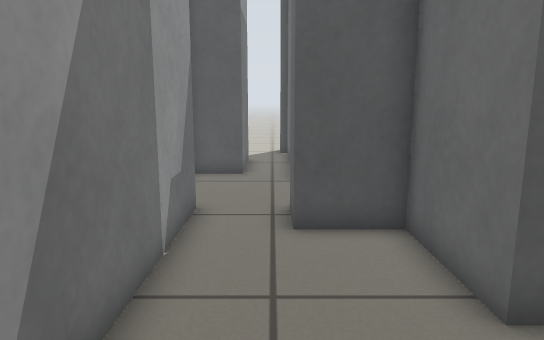
view 1 (above)

17 first-person views from a walk through a world built for the Player/Stage simulator. The camera is 0.67 m above the floor, tilts 10° down and sees 70° across. Floor lines are 1 m apart. The floor is counted in squares, 0.25 m on a side. Each view is taken from the middle of a square. On the plan, view 1 faces up. The plan holds only what a view shows up to about 20 squares ahead; the rest is blank. The place goes on beyond the plan. The robots in the file are not drawn.

view 2
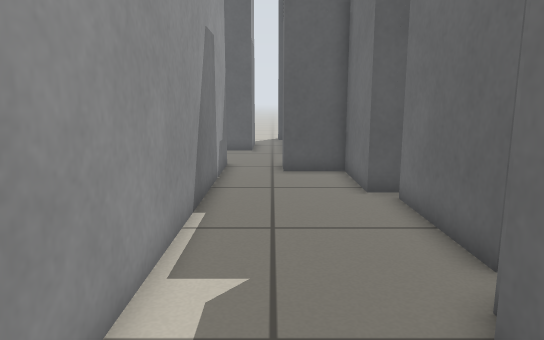

view 3
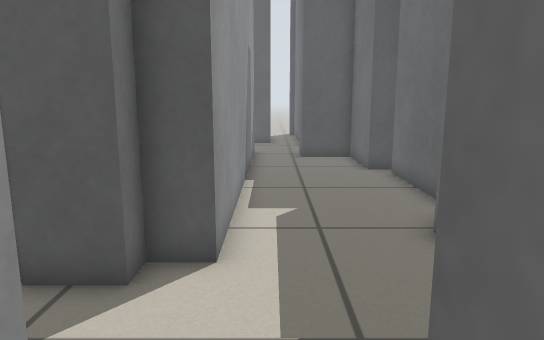

view 4
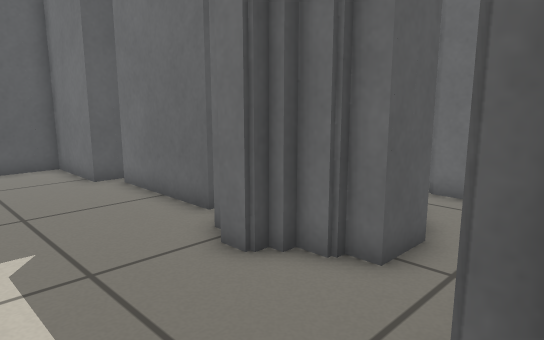

view 5
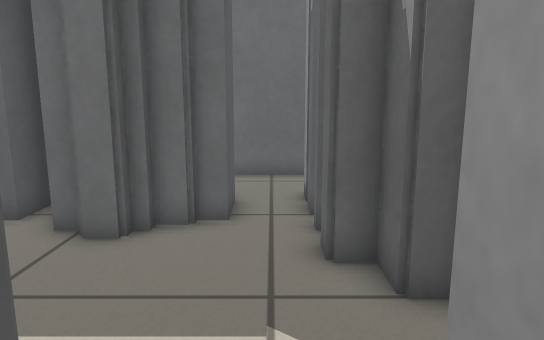

view 6
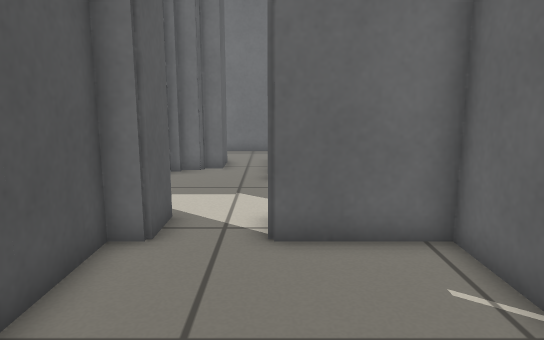

view 7
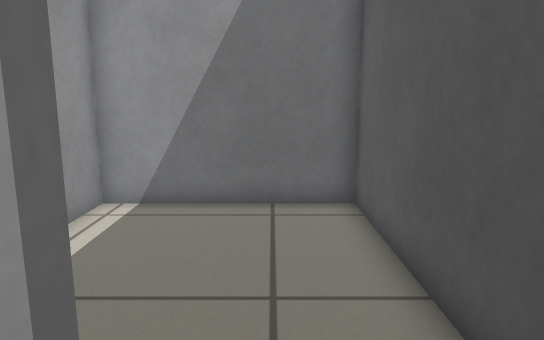

view 8
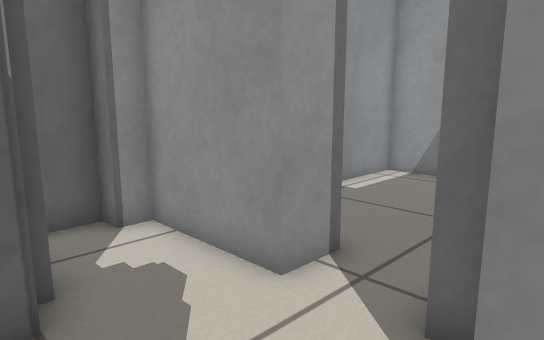

view 9
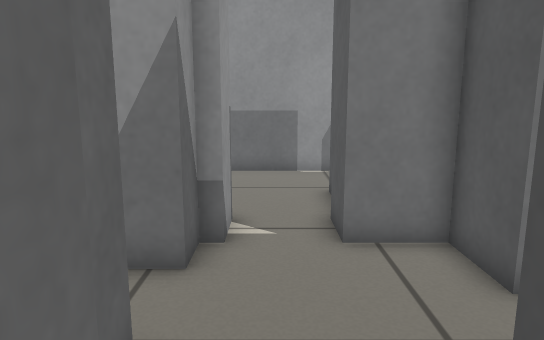

view 10
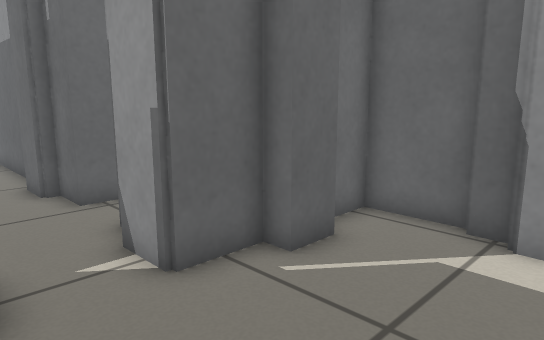

view 11
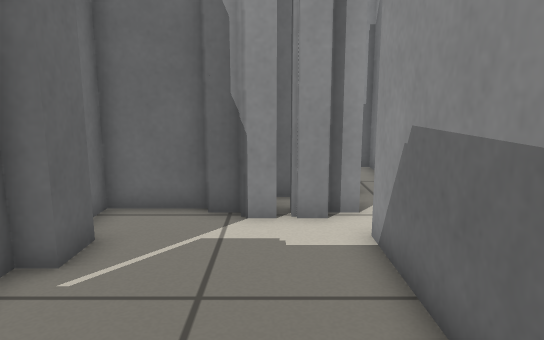

view 12
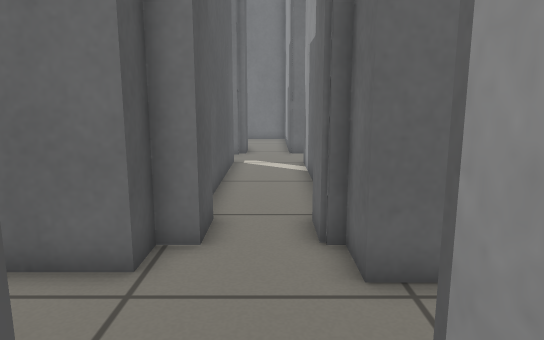

view 13
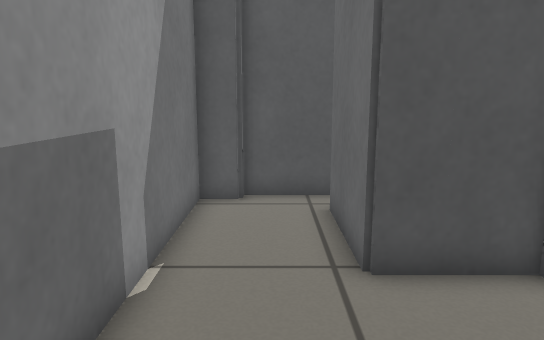

view 14
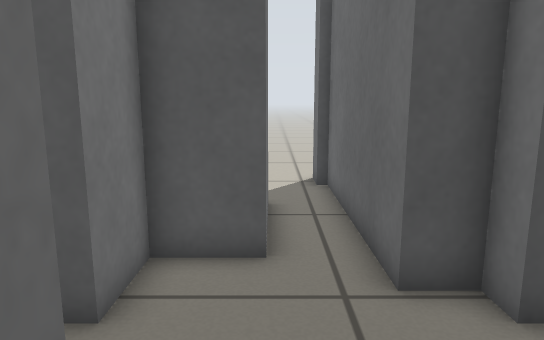

view 15
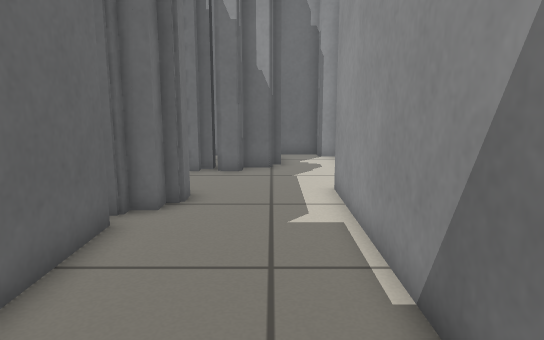

view 16
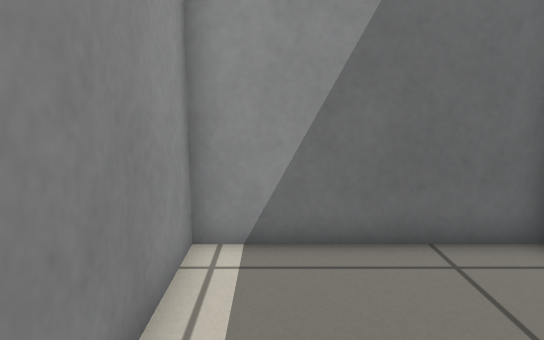

view 17
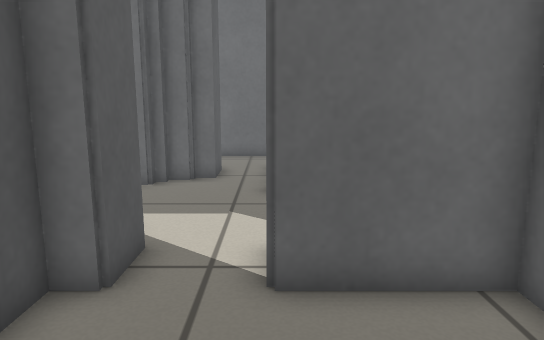

### Floor plan
Points are (right, up) in squares from view 1. A wall is a line through its corners. A room is listed if a view was taken in it or the views show most of it. See-through windows are left out.
Room 1 (views 1, 2, 3, 4, 8, 14, 15)
walls: (2.8, -3.1) (2.8, -2.4) (3.6, -2.4) (3.6, -1.9); (3.6, -1.2) (3.6, 3.6); (2.4, -4.1) (2.4, -3.1); (5.2, -6) (3.6, -6) (3.6, -5.3) (3.2, -5.3) (3.2, -4.4) (2.8, -4.4) (2.8, -4.1); (2.8, -7.9) (3.2, -7.9); (4, -7.9) (4.9, -7.9); (2.4, -8.4) (2.8, -8.4); (4, 4.3) (2.8, 4.3) (2.8, 7.9) (0.5, 7.9) (0.5, 9.6); (5.1, -7.9) (6, -7.9); (-3.1, -7.9) (-3.1, -12) (-2.3, -12) (-2.3, -12.7) (-0.4, -12.7); (-0.4, -9.6) (0, -9.6) (0, -8.8) (1.2, -8.8) (1.2, -7.9) (2.1, -7.9); (9.2, -8.2) (9.2, -4.2); (-1.9, 9.6) (-1.9, -4.8) (-3.1, -4.8)
low walls: (-0.4, -10.2) (-0.4, -9.6)
ways out: opening at (-3, -7) to room 2; opening at (-1, 10) to room 3
Room 2 (views 5, 6, 7, 16, 17)
walls: (-4.8, -4.8) (-13, -4.8) (-13, -11.5) (-4.8, -11.5) (-4.8, -7.9) (-3.1, -7.9); (-3.1, -5.6) (-4.8, -5.6)
ways out: opening at (-3, -7) to room 1
Room 3 (views 9, 10, 11, 12, 13)
walls: (-3.1, 9.6) (-1.9, 9.6); (-4.8, 12.7) (-7.5, 12.7) (-7.5, 16.5); (-4.8, 8) (-4.8, 10.1) (-3.1, 10.1); (-5.5, 6.6) (-5.5, 8); (0.5, 9.6) (2, 9.6); (2, 10.1) (3.6, 10.1); (2, 13.2) (0.8, 13.2) (0.8, 18.4); (-7.5, 4.4) (-4.8, 4.4) (-4.8, 5.8); (-8.2, 4.8) (-7.4, 4.8); (-1.1, 18) (-1.1, 14.4) (-3.1, 14.4) (-3.1, 12.4) (-4.8, 12.4); (-9.1, 5.3) (-8.2, 5.3); (-7.2, 18) (-9.8, 18); (3.8, 12.4) (2, 12.4); (-10.4, 5.3) (-9.5, 5.3); (-9.8, 17.5) (-11, 17.5) (-11, 6.4); (5.8, 9.6) (9.5, 9.6); (9.5, 12.7) (5.9, 12.7)
ways out: opening at (-1, 10) to room 1; opening at (0, 19)

Where each view was taken, in squares from view 1:
view 1: 0 up, 0 right, facing up
view 2: 7 down, 0 right, facing up
view 3: 11 down, 1 left, facing up
view 4: 9 down, 2 left, facing up-right
view 5: 7 down, 5 left, facing right
view 6: 8 down, 12 left, facing right
view 7: 7 down, 3 left, facing left
view 8: 4 down, 1 right, facing down-left
view 9: 11 up, 4 right, facing left
view 10: 13 up, 10 left, facing down-right
view 11: 14 up, 9 left, facing down
view 12: 11 up, 5 left, facing right
view 13: 7 up, 9 left, facing up
view 14: 8 up, 1 left, facing up
view 15: 7 up, 0 right, facing down
view 16: 10 down, 6 left, facing left
view 17: 8 down, 10 left, facing right
